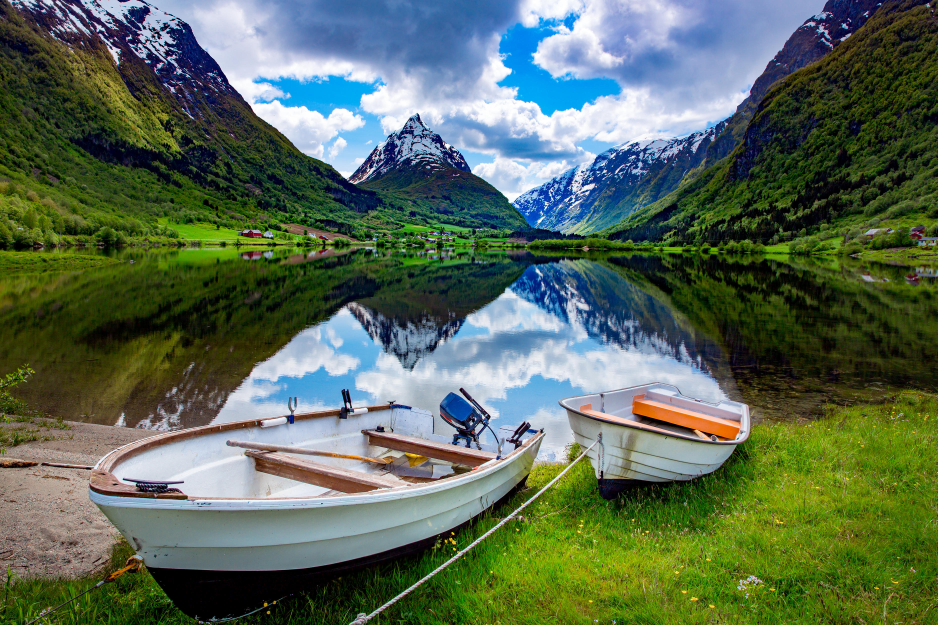
#> input picture image.jpg, 3750 x 2500 px (shown at 1/4 size)
$ jupyter execute contourDetection.ipynb
#> lines starting #> are read from the running program, lines starting #| are printed output that depends on the picture; after the words box and inside, x2 and y2 are one past the last pixel; in counts of white or black regions, pixels touching at a corner belong together
# Imports

[cell 1]
import matplotlib.pyplot as plt
import cv2
import numpy as np

# Read image

[cell 2]
sample_image = cv2.imread('image.jpg')
#> sample_image is the input picture: shape (2500, 3750, 3); mean B, G, R 86.7, 106.3, 88.9
image = cv2.cvtColor(sample_image, cv2.COLOR_BGR2RGB)
image = cv2.resize(image, (256, 256))
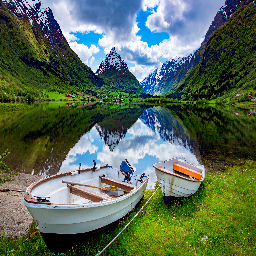
#> image: shape (256, 256, 3); mean R, G, B 88.7, 106.2, 86.6

plt.axis('off')
plt.imshow(image)

# Image preprocessing

[cell 3]
gray = cv2.cvtColor(image, cv2.COLOR_RGB2GRAY)
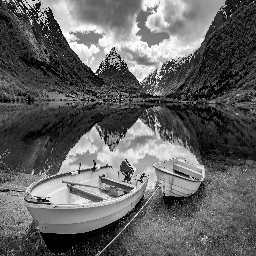
#> gray: shape (256, 256); min 0, max 255, mean 98.7
_, thresh = cv2.threshold(gray, np.mean(gray), 255, cv2.THRESH_BINARY_INV)
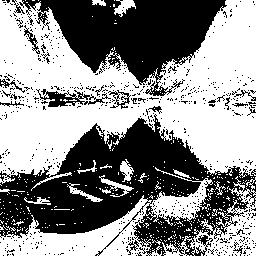
#> thresh: shape (256, 256); 55.1% white; 650 black regions (630 under 20 px), largest, box (x1, y1, x2, y2) and area: (0, 114, 256, 256) 16724, (19, 0, 227, 96) 9909, (36, 89, 111, 107) 506

plt.axis('off')
plt.imshow(thresh)

[cell 4]
edges = cv2.dilate(cv2.Canny(thresh, 0, 255), None)
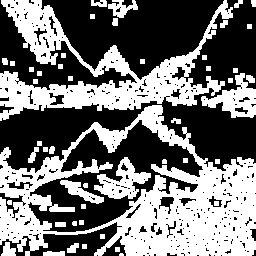
#> edges: shape (256, 256); 44.9% white; 49 white regions (1 under 20 px), largest, box (x1, y1, x2, y2) and area: (0, 105, 256, 256) 15972, (0, 0, 233, 121) 9039, (201, 73, 256, 118) 1116

plt.axis('off')
plt.imshow(edges)

[cell 5]
cnt = sorted(cv2.findContours(edges, cv2.RETR_LIST, cv2.CHAIN_APPROX_SIMPLE)[-2], key=cv2.contourArea)[-1]
#> cnt = contour of 559 points, box (x1, y1, x2, y2) (0, 105, 256, 256), area 25532
mask = np.zeros((256, 256), np.uint8)
masked = cv2.drawContours(mask, [cnt], -1, 255, -1)
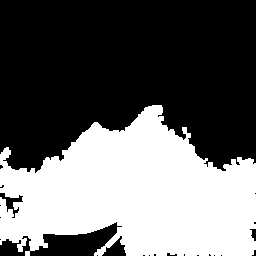
#> masked: shape (256, 256); 39.9% white; 1 white region, box (x1, y1, x2, y2) and area: (0, 105, 256, 256) 26156

plt.axis('off')
plt.imshow(masked)

[cell 6]
dst = cv2.bitwise_and(image, image, mask=mask)
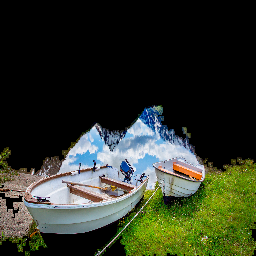
#> dst: shape (256, 256, 3); mean R, G, B 47.2, 53.1, 39.3
segmented = cv2.cvtColor(dst, cv2.COLOR_BGR2RGB)
plt.imshow(segmented)
